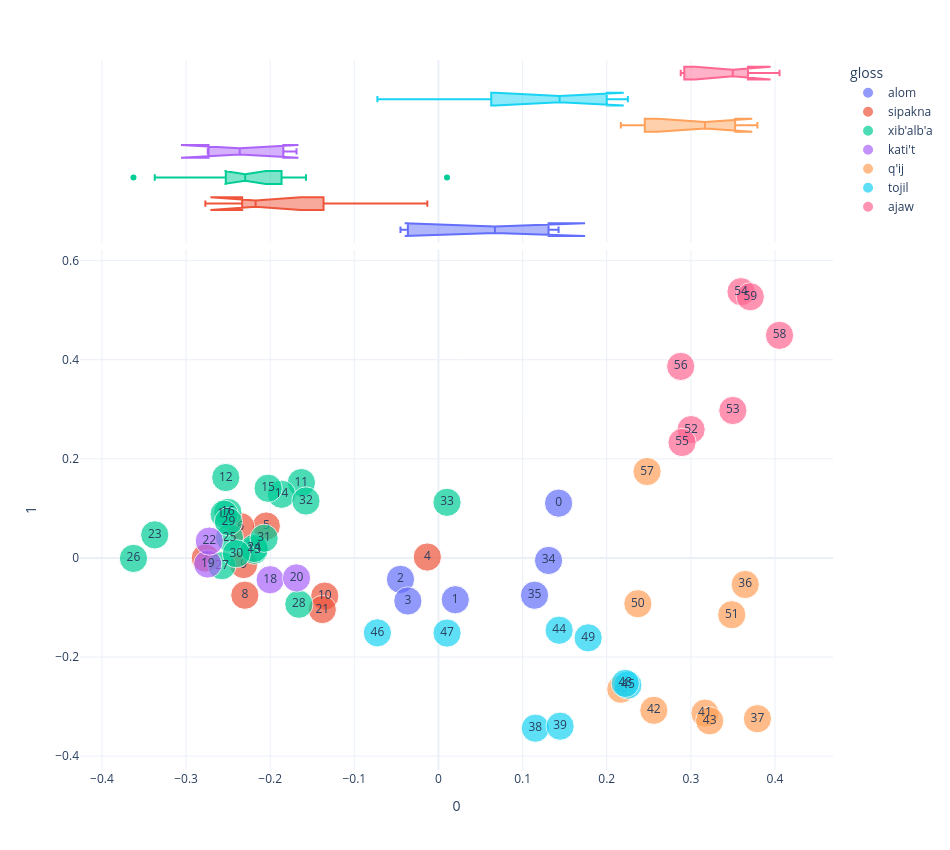

Notebook code for this chart:
### Code cell
plot_pca(0,1)

### Figure 1 — Plotly figure (JSON) as saved in the notebook; plotly's stock layout.template omitted (floating-point values rounded to 4 significant figures)
{"data": [{"hovertemplate": "gloss=alom<br>0=%{x}<br>1=%{y}<br>size=%{marker.size}<br>chunk_num=%{text}<extra></extra>", "legendgroup": "alom", "marker": {"color": "#636efa", "size": [1, 1, 1, 1, 1, 1], "sizemode": "area", "sizeref": 0.0025, "symbol": "circle"}, "mode": "markers+text", "name": "alom", "orientation": "v", "showlegend": true, "text": [0.0, 1.0, 2.0, 3.0, 34.0, 35.0], "type": "scatter", "x": [0.1428, 0.01998, -0.04516, -0.03637, 0.1308, 0.1142], "xaxis": "x", "y": [0.1106, -0.08435, -0.04316, -0.08681, -0.005042, -0.07525], "yaxis": "y"}, {"alignmentgroup": "True", "hovertemplate": "gloss=alom<br>0=%{x}<extra></extra>", "legendgroup": "alom", "marker": {"color": "#636efa", "symbol": "circle"}, "name": "alom", "notched": true, "offsetgroup": "alom", "showlegend": false, "type": "box", "x": [0.1428, 0.01998, -0.04516, -0.03637, 0.1308, 0.1142], "xaxis": "x2", "yaxis": "y2"}, {"hovertemplate": "gloss=sipakna<br>0=%{x}<br>1=%{y}<br>size=%{marker.size}<br>chunk_num=%{text}<extra></extra>", "legendgroup": "sipakna", "marker": {"color": "#EF553B", "size": [1, 1, 1, 1, 1, 1, 1, 1], "sizemode": "area", "sizeref": 0.0025, "symbol": "circle"}, "mode": "markers+text", "name": "sipakna", "orientation": "v", "showlegend": true, "text": [4.0, 5.0, 6.0, 7.0, 8.0, 9.0, 10.0, 21.0], "type": "scatter", "x": [-0.01325, -0.2046, -0.2351, -0.2771, -0.2301, -0.2315, -0.1351, -0.1381], "xaxis": "x", "y": [0.00181, 0.06438, 0.06321, -0.0001852, -0.0752, -0.01335, -0.07695, -0.1041], "yaxis": "y"}, {"alignmentgroup": "True", "hovertemplate": "gloss=sipakna<br>0=%{x}<extra></extra>", "legendgroup": "sipakna", "marker": {"color": "#EF553B", "symbol": "circle"}, "name": "sipakna", "notched": true, "offsetgroup": "sipakna", "showlegend": false, "type": "box", "x": [-0.01325, -0.2046, -0.2351, -0.2771, -0.2301, -0.2315, -0.1351, -0.1381], "xaxis": "x2", "yaxis": "y2"}, {"hovertemplate": "gloss=xib'alb'a<br>0=%{x}<br>1=%{y}<br>size=%{marker.size}<br>chunk_num=%{text}<extra></extra>", "legendgroup": "xib'alb'a", "marker": {"color": "#00cc96", "size": [1, 1, 1, 1, 1, 1, 1, 1, 1, 1, 1, 1, 1, 1, 1, 1, 1, 1], "sizemode": "area", "sizeref": 0.0025, "symbol": "circle"}, "mode": "markers+text", "name": "xib'alb'a", "orientation": "v", "showlegend": true, "text": [11.0, 12.0, 13.0, 14.0, 15.0, 16.0, 17.0, 23.0, 24.0, 25.0, 26.0, 27.0, 28.0, 29.0, 30.0, 31.0, 32.0, 33.0], "type": "scatter", "x": [-0.1629, -0.2528, -0.219, -0.1865, -0.2025, -0.2503, -0.2547, -0.3372, -0.2191, -0.2484, -0.3625, -0.2574, -0.1659, -0.2496, -0.2402, -0.2072, -0.1575, 0.01016], "xaxis": "x", "y": [0.1521, 0.1623, 0.01557, 0.1285, 0.1406, 0.09199, 0.08829, 0.04658, 0.01912, 0.04095, -0.000913, -0.01572, -0.09337, 0.07313, 0.008597, 0.03975, 0.1149, 0.1123], "yaxis": "y"}, {"alignmentgroup": "True", "hovertemplate": "gloss=xib'alb'a<br>0=%{x}<extra></extra>", "legendgroup": "xib'alb'a", "marker": {"color": "#00cc96", "symbol": "circle"}, "name": "xib'alb'a", "notched": true, "offsetgroup": "xib'alb'a", "showlegend": false, "type": "box", "x": [-0.1629, -0.2528, -0.219, -0.1865, -0.2025, -0.2503, -0.2547, -0.3372, -0.2191, -0.2484, -0.3625, -0.2574, -0.1659, -0.2496, -0.2402, -0.2072, -0.1575, 0.01016], "xaxis": "x2", "yaxis": "y2"}, {"hovertemplate": "gloss=kati't<br>0=%{x}<br>1=%{y}<br>size=%{marker.size}<br>chunk_num=%{text}<extra></extra>", "legendgroup": "kati't", "marker": {"color": "#ab63fa", "size": [1, 1, 1, 1], "sizemode": "area", "sizeref": 0.0025, "symbol": "circle"}, "mode": "markers+text", "name": "kati't", "orientation": "v", "showlegend": true, "text": [18.0, 19.0, 20.0, 22.0], "type": "scatter", "x": [-0.2001, -0.2742, -0.1687, -0.2724], "xaxis": "x", "y": [-0.04402, -0.01217, -0.04034, 0.03402], "yaxis": "y"}, {"alignmentgroup": "True", "hovertemplate": "gloss=kati't<br>0=%{x}<extra></extra>", "legendgroup": "kati't", "marker": {"color": "#ab63fa", "symbol": "circle"}, "name": "kati't", "notched": true, "offsetgroup": "kati't", "showlegend": false, "type": "box", "x": [-0.2001, -0.2742, -0.1687, -0.2724], "xaxis": "x2", "yaxis": "y2"}, {"hovertemplate": "gloss=q'ij<br>0=%{x}<br>1=%{y}<br>size=%{marker.size}<br>chunk_num=%{text}<extra></extra>", "legendgroup": "q'ij", "marker": {"color": "#FFA15A", "size": [1, 1, 1, 1, 1, 1, 1, 1, 1], "sizemode": "area", "sizeref": 0.0025, "symbol": "circle"}, "mode": "markers+text", "name": "q'ij", "orientation": "v", "showlegend": true, "text": [36.0, 37.0, 40.0, 41.0, 42.0, 43.0, 50.0, 51.0, 57.0], "type": "scatter", "x": [0.3646, 0.3791, 0.2167, 0.3167, 0.256, 0.3224, 0.237, 0.3486, 0.2479], "xaxis": "x", "y": [-0.05359, -0.3244, -0.2649, -0.3132, -0.3075, -0.3288, -0.09235, -0.1146, 0.1744], "yaxis": "y"}, {"alignmentgroup": "True", "hovertemplate": "gloss=q'ij<br>0=%{x}<extra></extra>", "legendgroup": "q'ij", "marker": {"color": "#FFA15A", "symbol": "circle"}, "name": "q'ij", "notched": true, "offsetgroup": "q'ij", "showlegend": false, "type": "box", "x": [0.3646, 0.3791, 0.2167, 0.3167, 0.256, 0.3224, 0.237, 0.3486, 0.2479], "xaxis": "x2", "yaxis": "y2"}, {"hovertemplate": "gloss=tojil<br>0=%{x}<br>1=%{y}<br>size=%{marker.size}<br>chunk_num=%{text}<extra></extra>", "legendgroup": "tojil", "marker": {"color": "#19d3f3", "size": [1, 1, 1, 1, 1, 1, 1, 1], "sizemode": "area", "sizeref": 0.0025, "symbol": "circle"}, "mode": "markers+text", "name": "tojil", "orientation": "v", "showlegend": true, "text": [38.0, 39.0, 44.0, 45.0, 46.0, 47.0, 48.0, 49.0], "type": "scatter", "x": [0.1152, 0.1445, 0.1434, 0.2251, -0.0726, 0.01019, 0.222, 0.1779], "xaxis": "x", "y": [-0.3435, -0.3395, -0.1458, -0.2566, -0.1511, -0.1516, -0.2531, -0.1613], "yaxis": "y"}, {"alignmentgroup": "True", "hovertemplate": "gloss=tojil<br>0=%{x}<extra></extra>", "legendgroup": "tojil", "marker": {"color": "#19d3f3", "symbol": "circle"}, "name": "tojil", "notched": true, "offsetgroup": "tojil", "showlegend": false, "type": "box", "x": [0.1152, 0.1445, 0.1434, 0.2251, -0.0726, 0.01019, 0.222, 0.1779], "xaxis": "x2", "yaxis": "y2"}, {"hovertemplate": "gloss=ajaw<br>0=%{x}<br>1=%{y}<br>size=%{marker.size}<br>chunk_num=%{text}<extra></extra>", "legendgroup": "ajaw", "marker": {"color": "#FF6692", "size": [1, 1, 1, 1, 1, 1, 1], "sizemode": "area", "sizeref": 0.0025, "symbol": "circle"}, "mode": "markers+text", "name": "ajaw", "orientation": "v", "showlegend": true, "text": [52.0, 53.0, 54.0, 55.0, 56.0, 58.0, 59.0], "type": "scatter", "x": [0.3002, 0.3499, 0.3596, 0.2895, 0.2879, 0.4054, 0.3706], "xaxis": "x", "y": [0.259, 0.2975, 0.5373, 0.233, 0.3866, 0.4492, 0.5271], "yaxis": "y"}, {"alignmentgroup": "True", "hovertemplate": "gloss=ajaw<br>0=%{x}<extra></extra>", "legendgroup": "ajaw", "marker": {"color": "#FF6692", "symbol": "circle"}, "name": "ajaw", "notched": true, "offsetgroup": "ajaw", "showlegend": false, "type": "box", "x": [0.3002, 0.3499, 0.3596, 0.2895, 0.2879, 0.4054, 0.3706], "xaxis": "x2", "yaxis": "y2"}], "layout": {"height": 850, "legend": {"itemsizing": "constant", "title": {"text": "gloss"}, "tracegroupgap": 0}, "margin": {"t": 60}, "width": 950, "xaxis": {"anchor": "y", "domain": [0, 1], "title": {"text": "0"}}, "xaxis2": {"anchor": "y2", "domain": [0, 1], "matches": "x", "showgrid": true, "showticklabels": false}, "yaxis": {"anchor": "x", "domain": [0, 0.7326], "title": {"text": "1"}}, "yaxis2": {"anchor": "x2", "domain": [0.7426, 1], "matches": "y2", "showgrid": false, "showline": false, "showticklabels": false, "ticks": ""}}}
